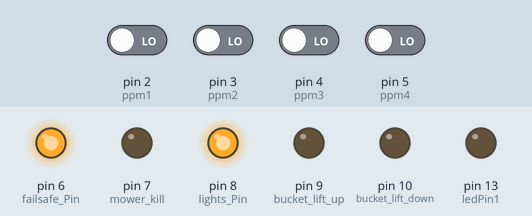
Bench run of a sketch on a simulated Arduino Uno, built with avr-gcc and run on an emulated ATmega328P. Shown: output pins drawn as LEDs (lit = HIGH). The inputs (shaded band) are chosen by the test bench; at power-on: pin 2 (ppm1), pin 3 (ppm2), pin 4 (ppm3), pin 5 (ppm4) LOW. What the sketch prints to the serial monitor is not drawn.

Above: at 0.1 s.
Timing chart, 0 to 1.6 s (numbered marks = the images above):
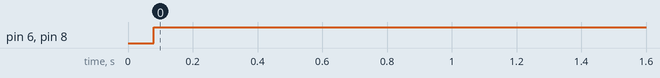

The sketch:

lawnbot400_failsafe_accessories.pde
```cpp
// This is the failsafe sketch to decode several more R/C signals and drive external circuitry
// Failsafe INPUT goes into pin 2
// Lawnmower kill-switch INPUT goes into pin 3
// Head-lights INPUT goes into pin 4
// Bucket-lift motor INPUT goes into pin 5
// OUTPUTs are listed by function
// you will need a Relay interface board for each output and an H-bridge or DPDT relay to control the lift-motor UP/DOWN
// JD Warren 2010

int ppm1 = 2; // R/C input for failsafe channel
int ppm2 = 3; // R/C input for lights
int ppm3 = 4; // R/C input for mower kill-switch
int ppm4 = 5; // R/C input for dump-bucket lift motor - or anything else you like.

int failsafe_Pin = 6; // pin used to switch Failsafe relay
int mower_kill = 7;   // pin used to switch lawnmower kill switch relay

int lights_Pin = 8;  // pin used to switch headlights relay or PWM H-bridge for brighness control.
int bucket_lift_up = 9; // pin used to raise dump-bucket via H-bridge
int bucket_lift_down = 10; // pin used to lower dump-bucket via H-bridge

int ledPin1 = 13;

// variables to hold the raw R/C readings
unsigned int ppm1_val;
unsigned int ppm2_val;
unsigned int ppm3_val;
unsigned int ppm4_val;

// variables to hold the tested R/C values
unsigned int failsafe_val;
unsigned int lights_val;
unsigned int mower_kill_val;
unsigned int bucket_lift_val;

int update = 20;  // sets the update interval to 20 milliseconds


void setup() {

  Serial.begin(9600);

  // Declare the OUTPUTS
  pinMode(failsafe_Pin, OUTPUT);
  pinMode(mower_kill, OUTPUT);

  pinMode(lights_Pin, OUTPUT);
  pinMode(bucket_lift_up, OUTPUT);
  pinMode(bucket_lift_down, OUTPUT);

  //Failsafe LED
  pinMode(ledPin1, OUTPUT);

  //PPM inputs from RC receiver
  pinMode(ppm1, INPUT);
  pinMode(ppm2, INPUT);

  // The failsafe should be OFF by default
  digitalWrite(failsafe_Pin, LOW);

}

void pulse() {

  // decode and test the value for ppm1
  ppm1_val = pulseIn(ppm1, HIGH, 20000);
  if (ppm1 < 600 || ppm1 > 2400) {
    failsafe_val = 1500;
  }
  else {
    failsafe_val = ppm1_val;
  }

  // decode and test the value for ppm2
  ppm2_val = pulseIn(ppm2, HIGH, 20000);
  if (ppm2 < 600 || ppm2 > 2400) {
    mower_kill = 1500;
  }
  else {
    mower_kill = ppm2_val;
  }

  // decode and test the value for ppm3
  ppm3_val = pulseIn(ppm3, HIGH, 20000);
  if (ppm3 < 600 || ppm3 > 2400) {
    lights_val = 1500;
  }
  else {
    lights_val  = ppm3_val;
  }

  // decode and test the value for ppm4
  ppm4_val = pulseIn(ppm4, HIGH, 20000);
  if (ppm4 < 600 || ppm4 > 2400) {
    bucket_lift_val = 1500;
  }
  else {
    bucket_lift_val = ppm4_val;
  }

}

void loop() {

  // Use pulseIn() to check the value of each R/C input using the function above
  pulse();


  // Failsafe relay

  if (failsafe_val > 1750 && failsafe_val < 2000) {
    digitalWrite(failsafe_Pin, LOW);
    digitalWrite(ledPin1, HIGH);
  }
  else {
    digitalWrite(failsafe_Pin, HIGH);
    digitalWrite(ledPin1, LOW);
  }

  // Lawnmower kill-switch relay

  if (mower_kill_val > 1750 && mower_kill_val < 2000) {
    digitalWrite(mower_kill, LOW);
  }
  else {
    digitalWrite(mower_kill, HIGH);
  }

  // Lights

  if (lights_val > 1750 && lights_val < 2000) {
    digitalWrite(lights_Pin, LOW);
  }
  else {
    digitalWrite(lights_Pin, HIGH);
  }

  // Lift motor for dump-bucket

   // Map the value from a pulse value of 1000 - 2000, to a PWM value of (0 - 511) / 2 directions (UP/DOWN).
  bucket_lift_val = map(bucket_lift_val, 1000, 2000, 0, 511);
  bucket_lift_val = constrain(bucket_lift_val, 0, 511);

  // make sure the value does not go above 511 or below 0.
  if (bucket_lift_val > 511) {
    bucket_lift_val = 511;
  }
  if (bucket_lift_val < 0) {
    bucket_lift_val = 0;
  }

  // center the value at 255, above this value is UP
  if (bucket_lift_val > 260) {
    digitalWrite(bucket_lift_down, LOW);
    analogWrite(bucket_lift_up, bucket_lift_val - 256);
  }
  // center the value at 255, below this value is DOWN
  else if (bucket_lift_val < 250) {
    digitalWrite(bucket_lift_up, LOW);
    analogWrite(bucket_lift_down, 255 - bucket_lift_val);
  }

  // otherwise, turn the motor OFF
  else {
    digitalWrite(bucket_lift_up, LOW);
    digitalWrite(bucket_lift_down, LOW);
  }

  // print the values for each R/C channel

  Serial.print(" Failsafe:  ");
  Serial.print(failsafe_val);
  Serial.print("  ");
  Serial.print(" Mower kill-switch:  ");
  Serial.print(mower_kill_val);
  Serial.print("  ");
  Serial.print(" Lights:  ");
  Serial.print(lights_val);
  Serial.print("  ");
  Serial.print(" Bucket lift:  ");
  Serial.print(bucket_lift_val);
  Serial.println("  ");

  delay(update);

}
```

Measured:
- by itself, pin 6 (failsafe_Pin), pin 8 (lights_Pin): LOW → HIGH at 0.08 s
